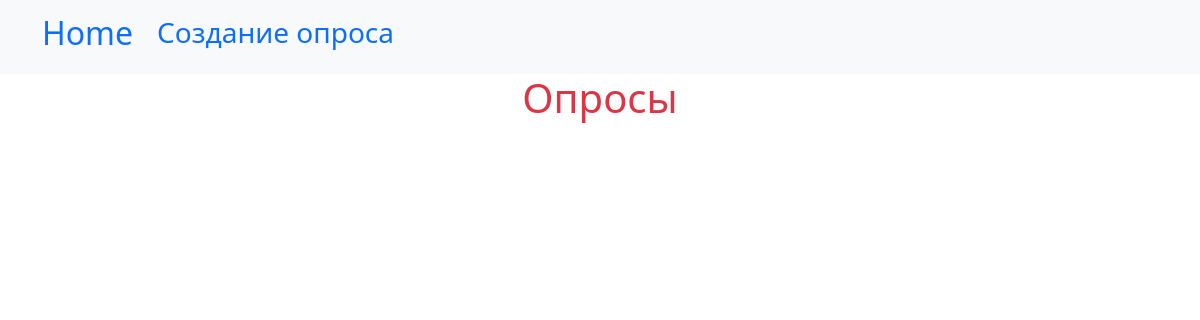
The app's page /, older data.
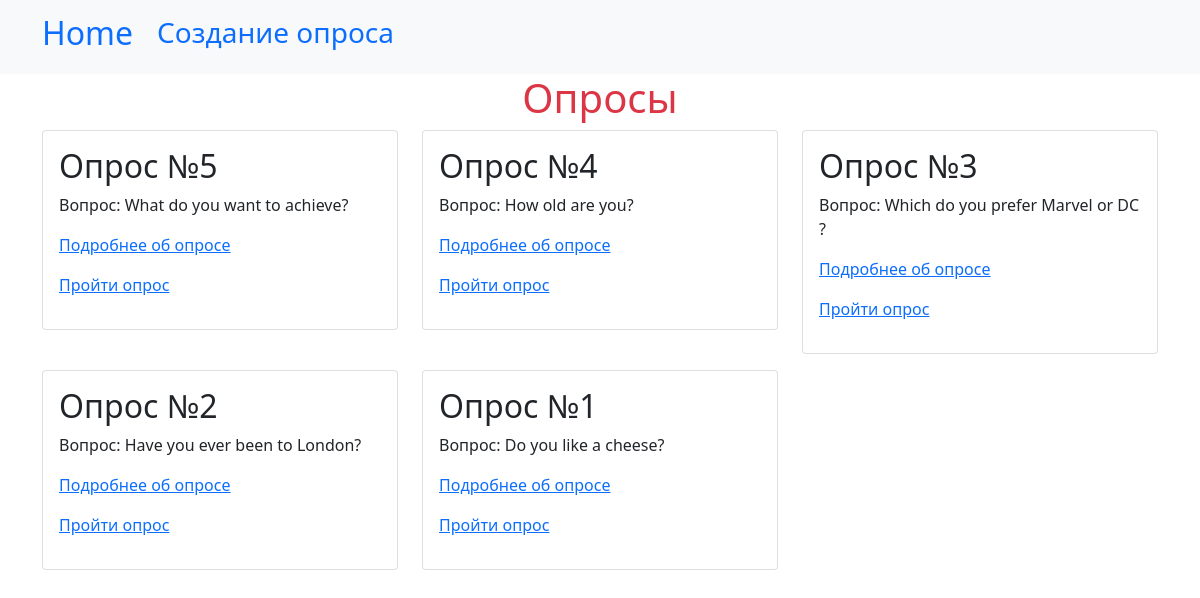
The same page, newer data.
### interview/models.py (models this page shows, shortened)
class BaseModel(models.Model):
    created_at = models.DateTimeField(auto_now_add=True, verbose_name="Дата и время создания")
    class Meta:
        abstract=True

class Poll(BaseModel):
    question = models.TextField(max_length=500, null=False, blank=False, verbose_name="Вопрос")
    def get_absolute_url(self):
        return reverse("poll-view", kwargs={"pk": self.pk})
    class Meta:
        db_table = "questions"
        verbose_name = "Вопрос"
        verbose_name_plural = "Вопросы"

### interview/views/qu_views.py (the view)
# urls.py: path('', PollsView.as_view(), name="polls"),
class PollsView(ListView):
    model = Poll
    template_name = "questions/index.html"
    context_object_name = "polls"
    ordering = ("-created_at")
    paginate_by = 5

### interview/templates/questions/index.html (shortened to what this page needs)
{% extends "base.html" %}
{% load static %}
{% block nav %}
    <li class="nav-item">
        <a class="nav-link" href="{% url "poll-create" %}"><h3>Создание опроса</h3></a>
    </li>
{% endblock %}
{% block content %}
    <h1 class="text-danger text-center">Опросы</h1>
    <div class="row">
        {% for poll in polls %}
            <div class="col-12 col-md-6 col-lg-4">
                <div class="card mb-3">
                    <div class="card-body">
                        <h2>Опрос №{{ poll.id }}</h2>
                        <p>Вопрос: {{ poll.question }}</p>
                        <p><a href="{{ poll.get_absolute_url }}">Подробнее об опросе</a></p>
                        <p><a href="{% url "answering"%}">Пройти опрос</a></p>
                    </div>
                </div>
            </div>
        {% endfor %}
    </div>
{% endblock %}

Row changes from the older to the newer data that the page shows:
added Poll: id "5", question "What do you want to achieve?"
added Poll: id "4", question "How old are you?"
added Poll: id "3", question "Which do you prefer Marvel or DC ?"
added Poll: id "2", question "Have you ever been to London?"
added Poll: id "1", question "Do you like a cheese?"
